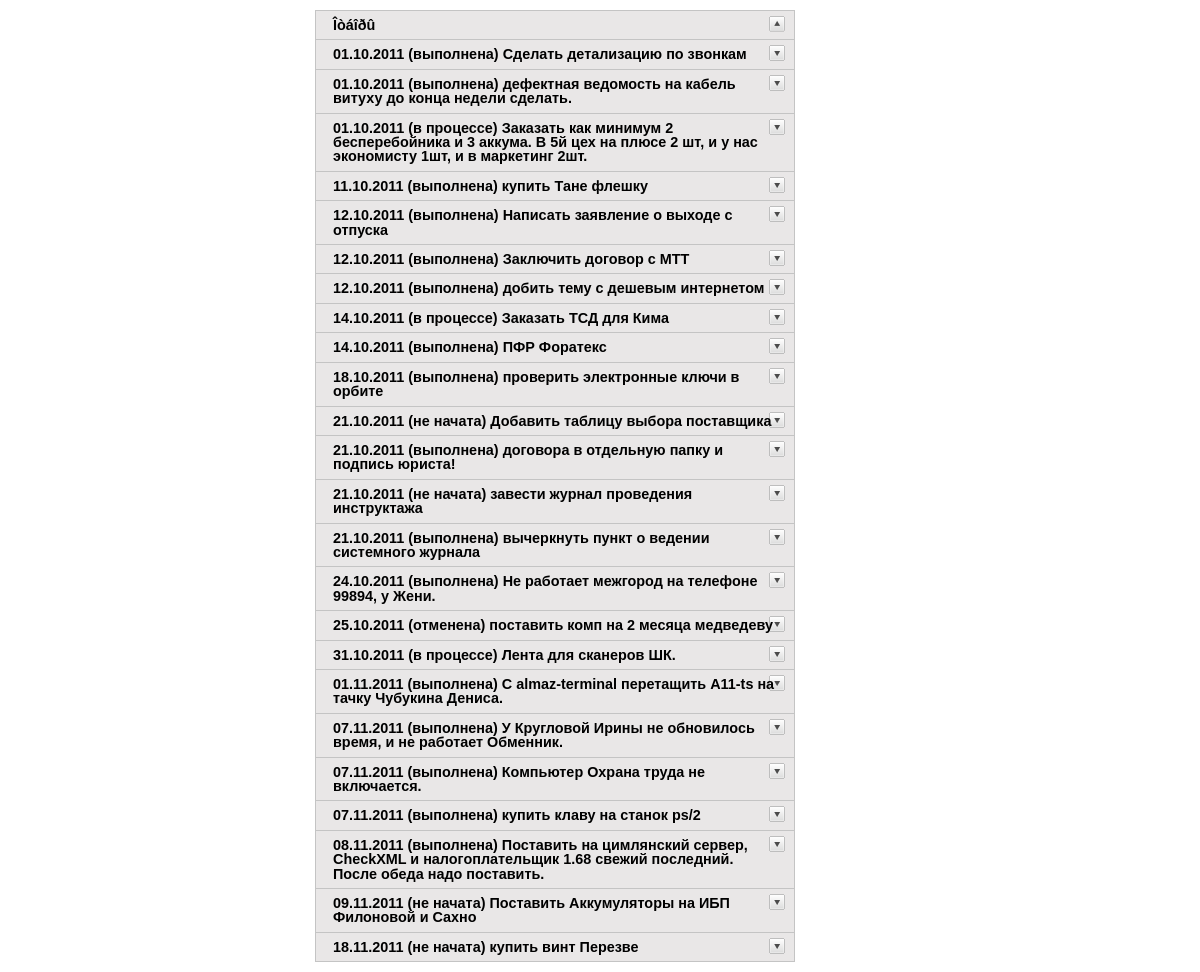
Page /WebTasks/index.php?user_id=6 on the earlier database version.
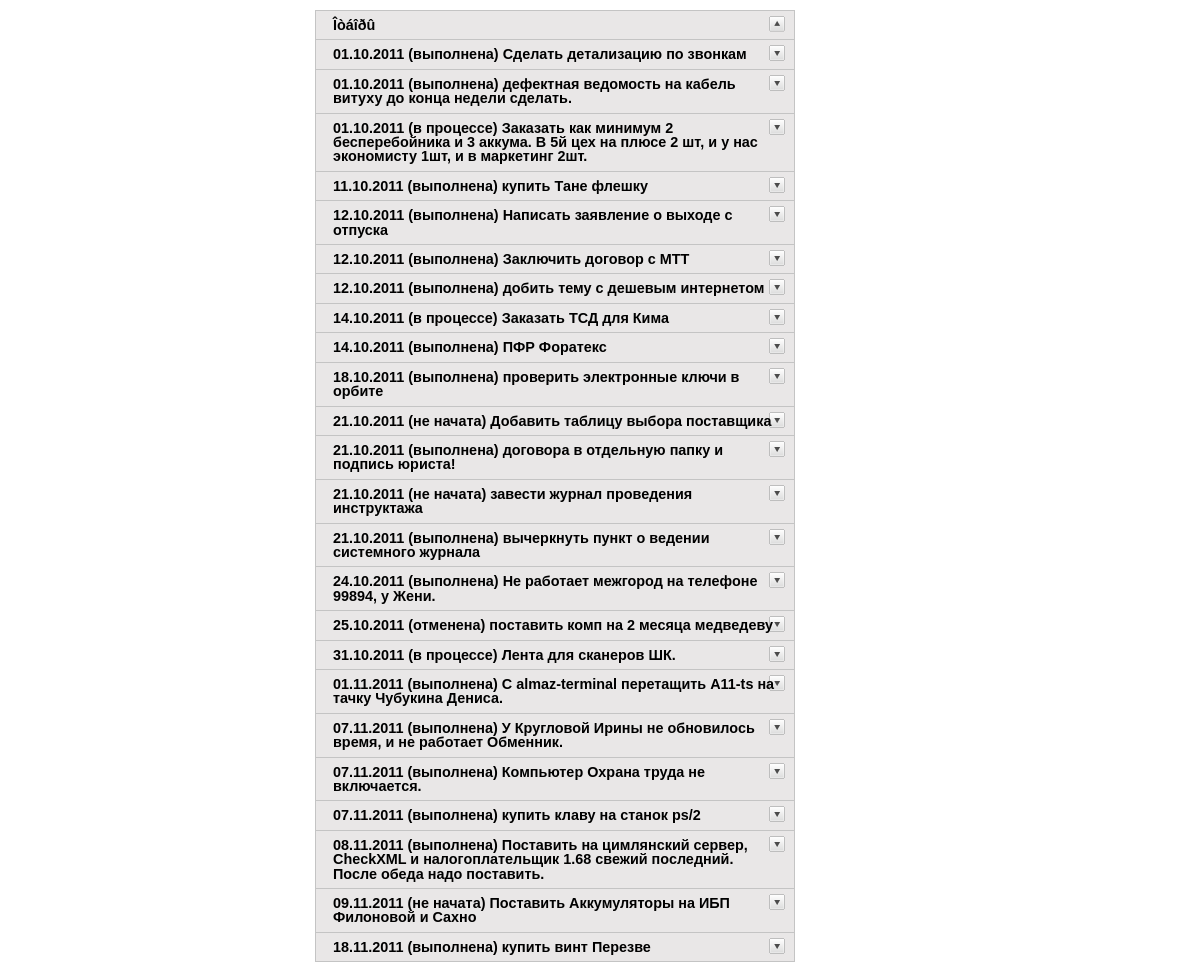
Same page on the later database version.
### tables this page shows
CREATE TABLE IF NOT EXISTS `Tasks` (
  `id_Task` int(10) NOT NULL AUTO_INCREMENT,
  `Name` text,
  `id_worker` int(3) DEFAULT NULL,
  `id_chief` int(3) DEFAULT NULL,
  `date` datetime DEFAULT NULL,
  `status` varchar(50) DEFAULT NULL,
  PRIMARY KEY (`id_Task`)
);

### WebTasks/config.php (called while the page is built, shortened)
<?php
function status($status)
  {
	 if ($status == "âàæíî")
     {
      $text = "<font color='red'>".$status."</font>";
     }
	 elseif ($status == "â ïðîöåññå")
     {
      $text = "<font color='blue'>".$status."</font>";
     }
    else
     {
      $text = $status;
     }
   return $text;
  }
function mysql_query_or_die($query)
  {
	 $res = mysql_query($query);
	 return $res;
  }
?>

### WebTasks/index.php (the view, shortened to what this page needs)
<?php
include("config.php");
if (isset($_REQUEST['user_id'])) $user_id = $_REQUEST['user_id']; else $user_id = "5";
print "<html>
<head>
<meta http-equiv='Content-Type' content='text/html' />
<title>Accordion 1</title>
<script type='text/javascript' src='./js/jquery.min.js'></script>
<script type='text/javascript'>
$(document).ready(function(){
	$('.accordion h3:first').addClass('active');
	$('.accordion span').hide();
	$('.accordion h3').click(function(){
		$(this).next('span').slideToggle('slow')
		.siblings('span:visible').slideUp('slow');
		$(this).toggleClass('active');
		$(this).siblings('h3').removeClass('active');
	});
});
</script>
<style type='text/css'>
body {
	margin: 10px auto;
	width: 570px;
	font: 75%/120% Arial, Helvetica, sans-serif;
}
.accordion {
	width: 480px;
	border-bottom: solid 1px #c4c4c4;
}
.accordion h3 {
	background: #e9e7e7 url(img/arrow-square.gif) no-repeat right -51px;
	padding: 7px 17px;
	margin: 0;
	font: bold 120%/100% Arial, Helvetica, sans-serif;
	border: solid 1px #c4c4c4;
	border-bottom: none;
	cursor: pointer;
}
.accordion h3:hover {
	background-color: #e3e2e2;
}
.accordion h3.active {
	background-position: right 5px;
}
.accordion p {
	background: #f7f7f7;
	margin: 0;
	border-left: solid 1px #c4c4c4;
	border-right: solid 1px #c4c4c4;
}
span {
    background: #f7f7f7;
    margin: 0;
    display:none;
    border-left: solid 1px #c4c4c4;
    border-right: solid 1px #c4c4c4;
}
.accordion t1 {
	background: #e9e7e7;
}
.accordion label {
	font: bold 120%/100% Arial, Helvetica, sans-serif;
}
</style>
</head>
<body>
<div class='accordion'>
	<h3>Îòáîðû</h3>
	<span>
	<form name='test' method='post' action='input1.php'>
	<label class='label'>Ðàáîòíèêè:</label><br>
	<input type='checkbox' name='Worker' value='1'>Ðÿáèíèíà Òàòüÿíà
  <input type='checkbox' name='Worker' value='2'>Èâàíîâ Àíòîí
  <input type='checkbox' name='Worker' value='3'>Îìåëü÷óê Ñåðãåé
  <input type='checkbox' name='Worker' value='4'>Ëàõíîâ Àëåêñàíäð
  <input type='checkbox' name='Worker' value='5'>×óáóêèí Äåíèñ
	<input type='checkbox' name='Worker' value='6'>Êó÷åðåíêàî Àëåêñàíäð
  <input type='checkbox' name='Worker' value='7'>Ïàùåíêî Àëåêñàíäð	<br>
	<label class='label'>Ñòàòóñ:</label>	<br>
  <input type='checkbox' name='Status' value='1'>íå íà÷àòà
  <input type='checkbox' name='Status' value='2'>â ïðîöåññå
	<input type='checkbox' name='Status' value='3'>âàæíî
  <input type='checkbox' name='Status' value='4'>âûïîëíåíà
  <input type='checkbox' name='Status' value='5'>îòìåíåíà <br>
	<input type='submit' name='' value='Ñôîðìèðîâàòü'/>
	</form>
	</span>";
  $query = "SELECT DATE_FORMAT(Tasks.Date,'%d.%m.%Y') AS Date, Tasks.status AS Status,Tasks.Name,Workers.Name AS Worker,Tasks.id_Task,Tasks.id_Worker,Tasks.id_Chief,Chief.Name AS Chief FROM Tasks LEFT JOIN (SELECT Workers.id_Worker,Workers.Name FROM Workers) Workers ON Workers.id_Worker=Tasks.id_Worker LEFT JOIN (SELECT Workers.id_Worker,Workers.Name FROM Workers) Chief ON Chief.id_Worker=Tasks.id_Chief  WHERE Tasks.id_Worker=".$user_id." AND  Tasks.status<>'âûïîëíåíà' AND Tasks.status<>'îòìåíåíà'";
  $result = mysql_query_or_die($query);
  while ($row = mysql_fetch_assoc($result))
    {
     print "<h3>".$row["Date"]." (".status($row["Status"]).") ".$row["Name"]."</h3>";
    }
  print "
</div>
</body>
</html>";
?>

Differences in the rows shown:
changed tasks "купить винт Перезве": status "не начата" → "выполнена"
